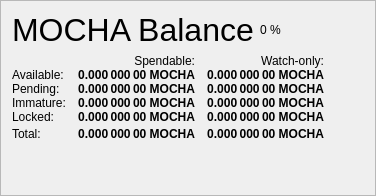
                   <widget class="QFrame" name="frame_Balances">
                    <property name="frameShape">
                     <enum>QFrame::StyledPanel</enum>
                    </property>
                    <property name="frameShadow">
                     <enum>QFrame::Raised</enum>
                    </property>
                    <layout class="QVBoxLayout" name="verticalLayout_4">
                     <item>
                      <layout class="QHBoxLayout" name="horizontalLayout_4">
                       <item>
                        <widget class="QLabel" name="label_5">
                         <property name="minimumSize">
                          <size>
                           <width>0</width>
                           <height>20</height>
                          </size>
                         </property>
                         <property name="font">
                          <font>
                           <pointsize>24</pointsize>
                           <weight>50</weight>
                           <bold>false</bold>
                          </font>
                         </property>
                         <property name="text">
                          <string>MOCHA Balance</string>
                         </property>
                        </widget>
                       </item>
                       <item>
                        <widget class="QLabel" name="labelMOCHAPercent">
                         <property name="text">
                          <string notr="true">0 %</string>
                         </property>
                        </widget>
                       </item>
                       <item>
                        <spacer name="horizontalSpacer_3">
                         <property name="orientation">
                          <enum>Qt::Horizontal</enum>
                         </property>
                         <property name="sizeHint" stdset="0">
                          <size>
                           <width>40</width>
                           <height>20</height>
                          </size>
                         </property>
                        </spacer>
                       </item>
                      </layout>
                     </item>
                     <item>
                      <layout class="QGridLayout" name="gridLayout">
                       <property name="horizontalSpacing">
                        <number>12</number>
                       </property>
                       <property name="verticalSpacing">
                        <number>0</number>
                       </property>
                       <item row="0" column="1">
                        <widget class="QLabel" name="labelSpendable">
                         <property name="text">
                          <string>Spendable:</string>
                         </property>
                         <property name="alignment">
                          <set>Qt::AlignRight|Qt::AlignTrailing|Qt::AlignVCenter</set>
                         </property>
                        </widget>
                       </item>
                       <item row="0" column="2">
                        <widget class="QLabel" name="labelWatchonly">
                         <property name="text">
                          <string>Watch-only:</string>
                         </property>
                         <property name="alignment">
                          <set>Qt::AlignRight|Qt::AlignTrailing|Qt::AlignVCenter</set>
                         </property>
                        </widget>
                       </item>
                       <item row="1" column="0">
                        <widget class="QLabel" name="labelBalanceText">
                         <property name="text">
                          <string>Available:</string>
                         </property>
                        </widget>
                       </item>
                       <item row="1" column="1">
                        <widget class="QLabel" name="labelBalance">
                         <property name="font">
                          <font>
                           <weight>75</weight>
                           <bold>true</bold>
                          </font>
                         </property>
                         <property name="cursor">
                          <cursorShape>IBeamCursor</cursorShape>
                         </property>
                         <property name="toolTip">
                          <string>Your current spendable balance</string>
                         </property>
                         <property name="text">
                          <string notr="true">0.000 000 00 MOCHA</string>
                         </property>
                         <property name="alignment">
                          <set>Qt::AlignRight|Qt::AlignTrailing|Qt::AlignVCenter</set>
                         </property>
                         <property name="textInteractionFlags">
                          <set>Qt::LinksAccessibleByMouse|Qt::TextSelectableByKeyboard|Qt::TextSelectableByMouse</set>
                         </property>
                        </widget>
                       </item>
                       <item row="1" column="2">
                        <widget class="QLabel" name="labelWatchAvailable">
                         <property name="font">
                          <font>
                           <weight>75</weight>
                           <bold>true</bold>
                          </font>
                         </property>
                         <property name="cursor">
                          <cursorShape>IBeamCursor</cursorShape>
                         </property>
                         <property name="toolTip">
                          <string>Your current balance in watch-only addresses</string>
                         </property>
                         <property name="text">
                          <string notr="true">0.000 000 00 MOCHA</string>
                         </property>
                         <property name="alignment">
                          <set>Qt::AlignRight|Qt::AlignTrailing|Qt::AlignVCenter</set>
                         </property>
                         <property name="textInteractionFlags">
                          <set>Qt::LinksAccessibleByMouse|Qt::TextSelectableByKeyboard|Qt::TextSelectableByMouse</set>
                         </property>
                        </widget>
                       </item>
                       <item row="2" column="0">
                        <widget class="QLabel" name="labelPendingText">
                         <property name="text">
                          <string>Pending:</string>
                         </property>
                        </widget>
                       </item>
                       <item row="2" column="1">
                        <widget class="QLabel" name="labelUnconfirmed">
                         <property name="font">
                          <font>
                           <weight>75</weight>
                           <bold>true</bold>
                          </font>
                         </property>
                         <property name="cursor">
                          <cursorShape>IBeamCursor</cursorShape>
                         </property>
                         <property name="toolTip">
                          <string>Total of transactions that have yet to be confirmed, and do not yet count toward the spendable balance</string>
                         </property>
                         <property name="text">
                          <string notr="true">0.000 000 00 MOCHA</string>
                         </property>
                         <property name="alignment">
                          <set>Qt::AlignRight|Qt::AlignTrailing|Qt::AlignVCenter</set>
                         </property>
                         <property name="textInteractionFlags">
                          <set>Qt::LinksAccessibleByMouse|Qt::TextSelectableByKeyboard|Qt::TextSelectableByMouse</set>
                         </property>
                        </widget>
                       </item>
                       <item row="2" column="2">
                        <widget class="QLabel" name="labelWatchPending">
                         <property name="font">
                          <font>
                           <weight>75</weight>
                           <bold>true</bold>
                          </font>
                         </property>
                         <property name="cursor">
                          <cursorShape>IBeamCursor</cursorShape>
                         </property>
                         <property name="toolTip">
                          <string>Unconfirmed transactions to watch-only addresses</string>
                         </property>
                         <property name="text">
                          <string notr="true">0.000 000 00 MOCHA</string>
                         </property>
                         <property name="alignment">
                          <set>Qt::AlignRight|Qt::AlignTrailing|Qt::AlignVCenter</set>
                         </property>
                         <property name="textInteractionFlags">
                          <set>Qt::LinksAccessibleByMouse|Qt::TextSelectableByKeyboard|Qt::TextSelectableByMouse</set>
                         </property>
                        </widget>
                       </item>
                       <item row="3" column="0">
                        <widget class="QLabel" name="labelImmatureText">
                         <property name="text">
                          <string>Immature:</string>
                         </property>
                        </widget>
                       </item>
                       <item row="3" column="1">
                        <widget class="QLabel" name="labelImmature">
                         <property name="font">
                          <font>
                           <weight>75</weight>
                           <bold>true</bold>
                          </font>
                         </property>
                         <property name="cursor">
                          <cursorShape>IBeamCursor</cursorShape>
                         </property>
                         <property name="toolTip">
                          <string>Staked or masternode rewards that has not yet matured</string>
                         </property>
                         <property name="text">
                          <string notr="true">0.000 000 00 MOCHA</string>
                         </property>
                         <property name="alignment">
                          <set>Qt::AlignRight|Qt::AlignTrailing|Qt::AlignVCenter</set>
                         </property>
                         <property name="textInteractionFlags">
                          <set>Qt::LinksAccessibleByMouse|Qt::TextSelectableByKeyboard|Qt::TextSelectableByMouse</set>
                         </property>
                        </widget>
                       </item>
                       <item row="3" column="2">
                        <widget class="QLabel" name="labelWatchImmature">
                         <property name="font">
                          <font>
                           <weight>75</weight>
                           <bold>true</bold>
                          </font>
                         </property>
                         <property name="cursor">
                          <cursorShape>IBeamCursor</cursorShape>
                         </property>
                         <property name="toolTip">
                          <string>Staked or masternode rewards in watch-only addresses that has not yet matured</string>
                         </property>
                         <property name="text">
                          <string notr="true">0.000 000 00 MOCHA</string>
                         </property>
                         <property name="alignment">
                          <set>Qt::AlignRight|Qt::AlignTrailing|Qt::AlignVCenter</set>
                         </property>
                         <property name="textInteractionFlags">
                          <set>Qt::LinksAccessibleByMouse|Qt::TextSelectableByKeyboard|Qt::TextSelectableByMouse</set>
                         </property>
                        </widget>
                       </item>
                       <item row="4" column="0">
                        <widget class="QLabel" name="labelLockedBalanceText">
                         <property name="toolTip">
                          <string>Locked MOCHA or Masternode collaterals. These are excluded from zMOCHA minting.</string>
                         </property>
                         <property name="text">
                          <string>Locked:</string>
                         </property>
                        </widget>
                       </item>
                       <item row="4" column="1">
                        <widget class="QLabel" name="labelLockedBalance">
                         <property name="font">
                          <font>
                           <weight>75</weight>
                           <bold>true</bold>
                          </font>
                         </property>
                         <property name="cursor">
                          <cursorShape>IBeamCursor</cursorShape>
                         </property>
                         <property name="toolTip">
                          <string>Locked MOCHA or Masternode collaterals. These are excluded from zMOCHA minting.</string>
                         </property>
                         <property name="text">
                          <string notr="true">0.000 000 00 MOCHA</string>
                         </property>
                         <property name="alignment">
                          <set>Qt::AlignRight|Qt::AlignTrailing|Qt::AlignVCenter</set>
                         </property>
                         <property name="textInteractionFlags">
                          <set>Qt::LinksAccessibleByMouse|Qt::TextSelectableByKeyboard|Qt::TextSelectableByMouse</set>
                         </property>
                        </widget>
                       </item>
                       <item row="4" column="2">
                        <widget class="QLabel" name="labelWatchLocked">
                         <property name="font">
                          <font>
                           <weight>75</weight>
                           <bold>true</bold>
                          </font>
                         </property>
                         <property name="cursor">
                          <cursorShape>IBeamCursor</cursorShape>
                         </property>
                         <property name="toolTip">
                          <string>Current locked balance in watch-only addresses</string>
                         </property>
                         <property name="text">
                          <string notr="true">0.000 000 00 MOCHA</string>
                         </property>
                         <property name="alignment">
                          <set>Qt::AlignRight|Qt::AlignTrailing|Qt::AlignVCenter</set>
                         </property>
                         <property name="textInteractionFlags">
                          <set>Qt::LinksAccessibleByMouse|Qt::TextSelectableByKeyboard|Qt::TextSelectableByMouse</set>
                         </property>
                        </widget>
                       </item>
                       <item row="5" column="0">
                        <widget class="QLabel" name="labelTotalText">
                         <property name="toolTip">
                          <string>Your current MochaChain balance, unconfirmed and immature transactions included</string>
                         </property>
                         <property name="text">
                          <string>Total:</string>
                         </property>
                        </widget>
                       </item>
                       <item row="5" column="1">
                        <widget class="QLabel" name="labelTotal">
                         <property name="font">
                          <font>
                           <weight>75</weight>
                           <bold>true</bold>
                          </font>
                         </property>
                         <property name="cursor">
                          <cursorShape>IBeamCursor</cursorShape>
                         </property>
                         <property name="toolTip">
                          <string>Your current MochaChain balance, unconfirmed and immature transactions included</string>
                         </property>
                         <property name="text">
                          <string notr="true">0.000 000 00 MOCHA</string>
                         </property>
                         <property name="alignment">
                          <set>Qt::AlignRight|Qt::AlignTrailing|Qt::AlignVCenter</set>
                         </property>
                         <property name="textInteractionFlags">
                          <set>Qt::LinksAccessibleByMouse|Qt::TextSelectableByKeyboard|Qt::TextSelectableByMouse</set>
                         </property>
                        </widget>
                       </item>
                       <item row="5" column="2">
                        <widget class="QLabel" name="labelWatchTotal">
                         <property name="font">
                          <font>
                           <weight>75</weight>
                           <bold>true</bold>
                          </font>
                         </property>
                         <property name="cursor">
                          <cursorShape>IBeamCursor</cursorShape>
                         </property>
                         <property name="toolTip">
                          <string>Current total balance in watch-only addresses</string>
                         </property>
                         <property name="text">
                          <string notr="true">0.000 000 00 MOCHA</string>
                         </property>
                         <property name="alignment">
                          <set>Qt::AlignRight|Qt::AlignTrailing|Qt::AlignVCenter</set>
                         </property>
                         <property name="textInteractionFlags">
                          <set>Qt::LinksAccessibleByMouse|Qt::TextSelectableByKeyboard|Qt::TextSelectableByMouse</set>
                         </property>
                        </widget>
                       </item>
                       <item row="5" column="3">
                        <spacer name="horizontalSpacer_9">
                         <property name="orientation">
                          <enum>Qt::Horizontal</enum>
                         </property>
                         <property name="sizeHint" stdset="0">
                          <size>
                           <width>40</width>
                           <height>20</height>
                          </size>
                         </property>
                        </spacer>
                       </item>
                      </layout>
                     </item>
                     <item>
                      <spacer name="verticalSpacer_3">
                       <property name="orientation">
                        <enum>Qt::Vertical</enum>
                       </property>
                       <property name="sizeHint" stdset="0">
                        <size>
                         <width>20</width>
                         <height>40</height>
                        </size>
                       </property>
                      </spacer>
                     </item>
                    </layout>
                   </widget>
